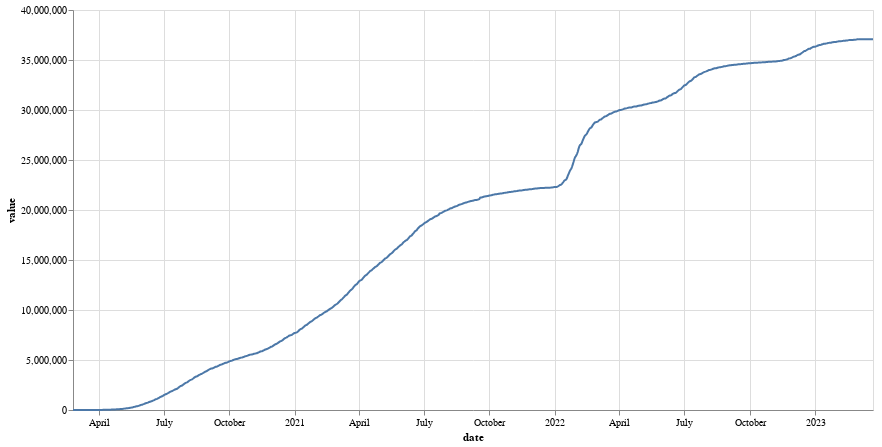

Notebook cell for this chart:
### Code cell
alt.Chart(data=br_confirmed.reset_index().melt(id_vars='date')).mark_line().encode(
    x = 'date:T', 
    y = 'value:Q'
).properties(
    width=800, 
    height=400
)

### Figure 1 — Vega-Lite specification as saved in the notebook (floating-point values rounded to 4 significant figures; data arrays with more than 128 entries replaced by an {"elided": "..."} marker saying what was removed)
{"config": {"view": {"continuousWidth": 300, "continuousHeight": 300}}, "data": {"name": "data-5db6b5ebadb8ef9d0e6db094c69c362a"}, "mark": {"type": "line"}, "encoding": {"x": {"field": "date", "type": "temporal"}, "y": {"field": "value", "type": "quantitative"}}, "height": 400, "width": 800, "$schema": "https://vega.github.io/schema/vega-lite/v5.15.1.json", "datasets": {"data-5db6b5ebadb8ef9d0e6db094c69c362a": {"elided": "1123 records"}}}
